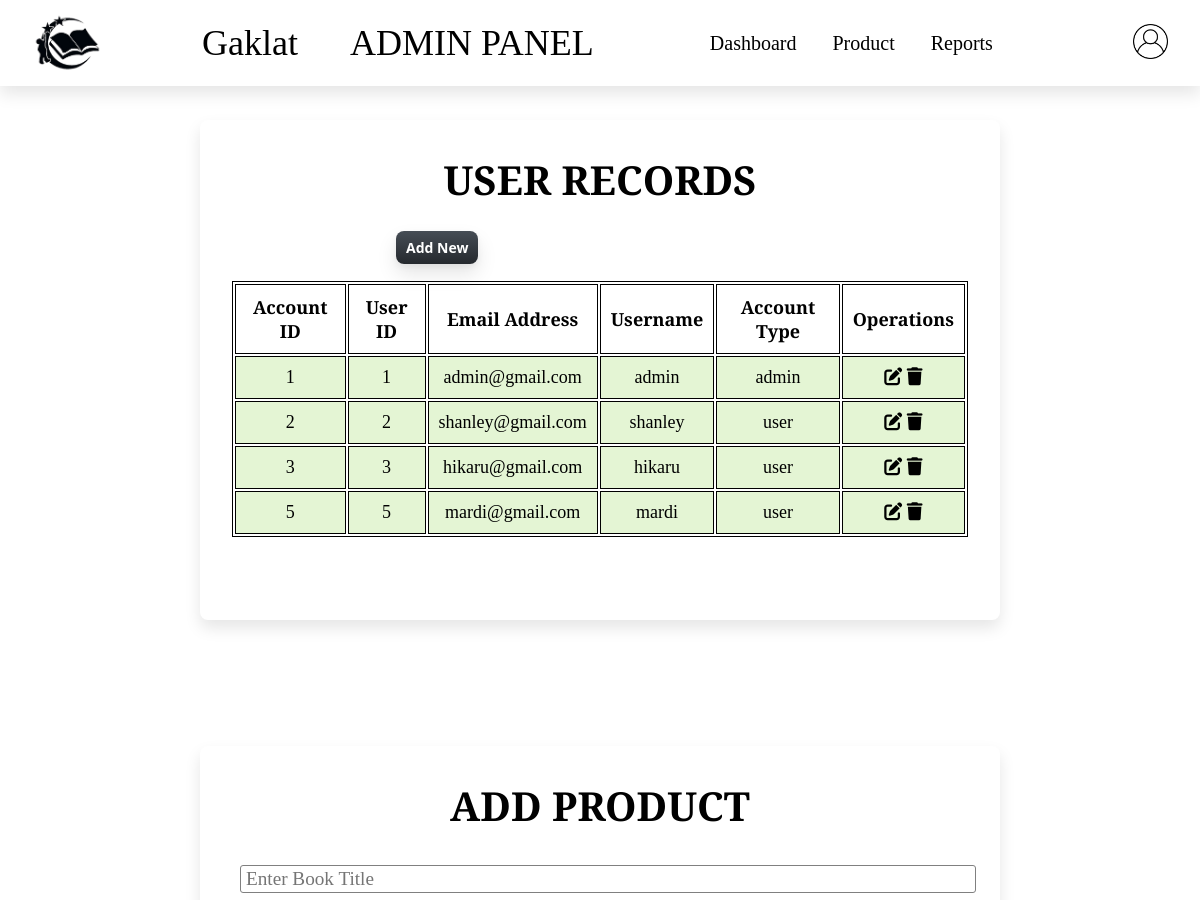
Before: /admin_index.php (signed in, upper part) with the older database file.
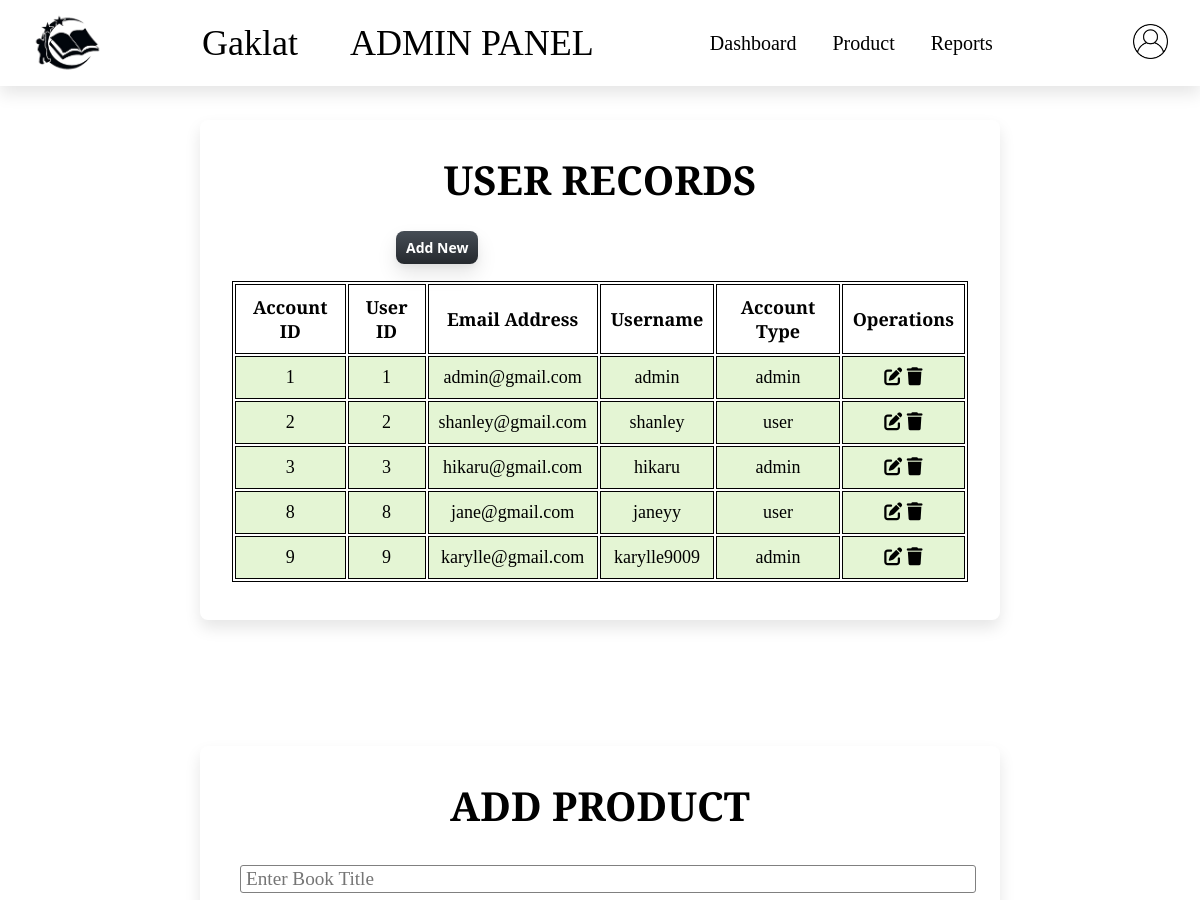
After: the same page with the newer database file.
### tables this page shows
CREATE TABLE `tbluseraccount` (
  `acctID` int(5) NOT NULL,
  `userID` int(5) NOT NULL,
  `emailadd` varchar(20) NOT NULL,
  `username` varchar(20) NOT NULL,
  `acct_type` varchar(20) NOT NULL DEFAULT 'user',
  `password` varchar(20) NOT NULL
);

### admin_index.php (the view, shortened to what this page needs)
<?php
    include 'connect.php';
    $sql = "SELECT * FROM tbluseraccount";
    $result = mysqli_query($connection, $sql);
?>
<!DOCTYPE html>
<html lang="en">
<head>
    <link
      rel="stylesheet"
      href="https://cdnjs.cloudflare.com/ajax/libs/font-awesome/5.15.4/css/all.min.css"
    />
    <link rel="stylesheet"
          href="https://cdnjs.cloudflare.com/ajax/libs/font-awesome/6.4.0/css/all.min.css"
    />
    <link rel="stylesheet" href="css/style1.css" />
    <link rel="stylesheet" href="css/style2.css" />
    <link rel="stylesheet" href="css/style3.css" />
    <link rel="stylesheet" href="css/admin-style.css" />
    <?php include 'admin_header.php'; ?>
</head>
<body>
    <div class="mainbar_container">
      <section id="admin_dashboard">
        <div class="user-dashboard">
          <form action="" method="post">
            <h3>User Records</h3>
            <a href="add-new.php" class="add-new-user buttons">Add New</a>
            <table>
                <tr>
                    <th>Account ID</th>
                    <th>User ID</th>
                    <th>Email Address</th>
                    <th>Username</th>
                    <th>Account Type</th>
                    <th>Operations</th>
                </tr>
                <?php
                    while($rows=$result->fetch_assoc())
                    {
                ?>
                  <tr>
                      <td><?php echo $rows['acctID'];?></td>
                      <td><?php echo $rows['userID'];?></td>
                      <td><?php echo $rows['emailadd'];?></td>
                      <td><?php echo $rows['username'];?></td>
                      <td><?php echo $rows['acct_type'];?></td>
                      <td>
                        <a href="edit.php?id=<?php echo $rows['acctID'] ?>" class="link-dark"><i class="fa-solid fa-pen-to-square fs-5 me-3"></i></a>
                        <a href="delete.php?id=<?php echo $rows['userID'] ?>" class="link-dark"><i class="fa-solid fa-trash fs-5"></i></a>
                      </td>
                  </tr>
                <?php
                    }
                ?>
            </table>
          </form>
        </div>
      </section>
      <section id="admin_product" class="products_container">
        <div class="add-products">
            <form action="" method="post" enctype="multipart/form-data">
                <h3>add product</h3>
                <input type="text" name="title" class="box" placeholder="Enter Book Title" required>
            </form>
        </div>
      </section>
    </div>
  </body>
</html>

### admin_header.php (shortened to what this page needs)
<header class="header">
   <div class="header-2">
      <div class="flex">
         <img src="images/logo.png" style="width: 70px;"/>
         <span class="logotext"> Gaklat &emsp; ADMIN PANEL</span>
         <nav class="navbar">
            <a href="admin_index.php#admin_dashboard">Dashboard</a>
            <a href="admin_index.php#admin_product">Product</a>
            <a href="reports.php">Reports</a>
         </nav>
         <div class="icons">
            <img src="images/user_icon.png"  class="icon" id="user-btn"/>
         </div>
      </div>
   </div>
</header>

### css/style1.css (style rules this page uses)
* { margin: 0; padding: 0; color: black; box-sizing: border-box; font-family: "Cormorant Garamond", serif; }
body { display: flex; flex-direction: column; min-height: 100vh; }
.logotext { color: black; font-size: 36px; transition: font-size 0.6s; }
.icon { width: 35px; cursor: pointer; }
.mainbar_container { position: absolute; width: 100%; flex-grow: 1; right: 0; background-color: white; box-shadow: 0 2px 20px -5px rgba(0, 0, 0, 0.5); display: flex; flex-direction: column; }
section { min-height: 650px; width: 100%; background-color: white; padding-top: 60px; }
.buttons { background-image: linear-gradient(#464d55, #25292e); border: 0 solid #e5e7eb; border-radius: 0.5rem; color: #fff; font-family: "Segoe UI"; font-size: 14px; font-weight: 600; padding: 7px 10px; text-align: center; box-shadow: 0 10px 20px rgba(0, 0, 0, 0.1), 0 3px 6px rgba(0, 0, 0, 0.05); text-decoration: none; cursor: pointer; }

### css/style2.css (style rules this page uses)
body { background-color: #1b1b1b; }

### css/style3.css (style rules this page uses)
:root { --red: #c0392b; --white: #fff; --border: 0.1rem solid var(--black); --box-shadow: 0 0.5rem 1rem rgba(0, 0, 0, 0.1); }
* { font-family: "Cormorant Garamond", serif; margin: 0; padding: 0; box-sizing: border-box; outline: none; border: none; text-decoration: none; transition: all 0.2s linear; }
.header .header-2 { background-color: var(--white); box-shadow: var(--box-shadow); }
.header .header-2.active { position: fixed; top: 0; left: 0; right: 0; z-index: 1000; }
.header .header-2 .flex { padding: 0.5rem; padding-left: 2rem; padding-right: 2rem; display: flex; align-items: center; justify-content: space-between; max-width: 100%; margin: 0 auto; position: relative; }
.header .header-2 .flex .navbar a { margin: 0 1rem; font-size: 20px; color: var(--light-color); }
.header .header-2 .flex .icons > * { font-size: 2.5rem; color: var(--black); cursor: pointer; margin-left: 1.5rem; }

### css/admin-style.css (style rules this page uses)
:root { --red: #d54e4e; --border: 0.1rem solid var(--black); --box-shadow: 0 0.5rem 1rem rgba(0, 0, 0, 0.1); }
* { margin: 0; padding: 0; box-sizing: border-box; transition: all 0.2s linear; font-family: "Cormorant Garamond", serif; }
.add-new-user { position: absolute; left: 33%; }
.add-products form { background-color: var(--white); border-radius: 0.5rem; padding: 2rem; text-align: center; box-shadow: var(--box-shadow); border: var(--border); max-width: 50rem; margin: 3% auto; }
.add-products form h3 { font-size: 2.5rem; text-transform: uppercase; color: var(--black); margin-bottom: 1.5rem; }
.add-products form .box { width: 100%; margin: 0.5rem; border: solid gray 1px; font-size: 1.2rem; flex: 1; }
.box { height: 28px; border: 0.5px solid rgb(216, 215, 215); padding-left: 5px; outline: none; color: #333; transition: all 0.2s ease; border-bottom: 1.5px solid #aaaaaa; border-radius: 3px; }
.user-dashboard { background-color: var(--white); border-radius: 0.5rem; padding: 2rem; text-align: center; box-shadow: var(--box-shadow); border: var(--border); max-width: 50rem; height: 500px; margin: 1% auto; margin-top: 60px; overflow-x: hidden; overflow-y: auto; }
.user-dashboard form table { margin-top: 10%; table-layout: fixed; }
.user-dashboard form h3 { font-size: 2.5rem; text-transform: uppercase; color: var(--black); margin-bottom: 1.5rem; }
table { margin: 0 auto; font-size: large; border: 1px solid black; }
td { background-color: #E4F5D4; border: 1px solid black; }
th, td { font-weight: bold; border: 1px solid black; padding: 10px; text-align: center; }
td { font-weight: lighter; }

Changed rows visible on the page:
removed tbluseraccount: acctID "5", userID "5", emailadd "mardi@gmail.com", username "mardi", acct_type "user"
changed tbluseraccount "hikaru@gmail.com": acct_type "user" → "admin"
added tbluseraccount: acctID "8", userID "8", emailadd "jane@gmail.com", username "janeyy", acct_type "user"
added tbluseraccount: acctID "9", userID "9", emailadd "karylle@gmail.com", username "karylle9009", acct_type "admin"
